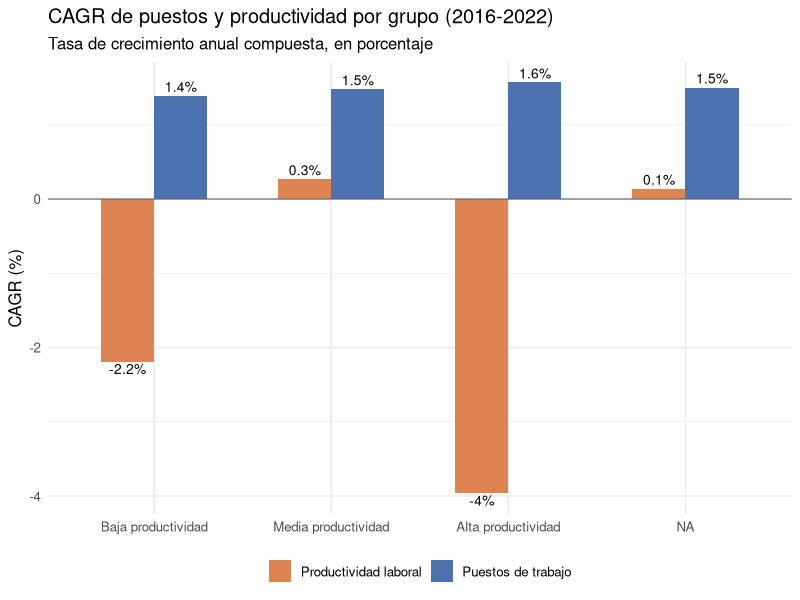

Here is the R script that generated this plot: (Note: this script raises an error after producing the figure.)
# =============================================================================
# Ciencia de Datos para Economía y Negocios — FCE-UBA
# TP Grupo 7 — Ascona Cortina Lucia | Maymo Skansi Joaquin
#
# Script 03 — Tests de hipótesis
#
# Estructura:
#   5.5  Test t pareado: participación salarial 2016 vs 2022
#   5.6  Correlaciones Spearman (globales)
#   5.7  Correlaciones Spearman por grupo de productividad
#   5.8  CAGR por grupo de productividad
#   5.9 DESCOMPOSICIÓN WITHIN/BETWEEN (SHIFT-SHARE)

# Input:  Input/base_analisis.csv
# Output: Output/tablas/correlaciones_global.csv
#         Output/tablas/correlaciones_grupos.csv
#         Output/tablas/cagr_por_grupo.csv
#         Output/tablas/shift_share_grupo.csv
# =============================================================================


# --- 0. Librerías -------------------------------------------------------------

library(tidyverse)
sectores <- read_csv("Input/base_analisis.csv", show_col_types = FALSE)

# =============================================================================
# 5.5 TEST T PAREADO: ¿cambió la participación salarial entre 2016 y 2022?
# =============================================================================

# Hipótesis:
#   H0: la participación salarial media no cambió entre 2016 y 2022
#   H1: sí cambió (test bilateral)
#
# Usamos el test pareado porque cada fila de 2016 y de 2022 corresponde
# al mismo sector — no son muestras independientes.

part_rta_2016 <- sectores |>
  filter(anio == 2016) |>
  arrange(sector) |>
  pull(part_rta)

part_rta_2022 <- sectores |>
  filter(anio == 2022) |>
  arrange(sector) |>
  pull(part_rta)

# Verificar que los sectores coincidan en orden antes de correr el test
sectores_ord_2016 <- sectores |> filter(anio == 2016) |> arrange(sector) |> pull(sector)
sectores_ord_2022 <- sectores |> filter(anio == 2022) |> arrange(sector) |> pull(sector)
stopifnot(all(sectores_ord_2016 == sectores_ord_2022))

test_pareado <- t.test(part_rta_2022, part_rta_2016, paired = TRUE)

cat("=== Test t pareado: participación salarial 2016 vs 2022 ===\n")
cat("H0: no hubo cambio en la participación salarial media\n")
cat("H1: sí hubo cambio\n\n")
cat("Media part_rta 2016:       ", round(mean(part_rta_2016, na.rm = TRUE), 4), "\n")
cat("Media part_rta 2022:       ", round(mean(part_rta_2022, na.rm = TRUE), 4), "\n")
cat("Diferencia media (d-barra):", round(test_pareado$estimate, 4), "\n")
cat("Estadístico t:             ", round(test_pareado$statistic, 3), "\n")
cat("Grados de libertad:        ", test_pareado$parameter, "\n")
cat("p-valor:                   ", format(test_pareado$p.value, scientific = TRUE), "\n")
cat("IC 95% de la diferencia:  [",
    round(test_pareado$conf.int[1], 4), ",",
    round(test_pareado$conf.int[2], 4), "]\n\n")

if (test_pareado$p.value < 0.05) {
  cat("Conclusión: rechazamos H0 al 5%. La participación salarial",
      "cambió significativamente entre 2016 y 2022.\n\n")
} else {
  cat("Conclusión: no rechazamos H0 al 5%. No hay evidencia suficiente",
      "de un cambio significativo en la participación salarial.\n\n")
}

# Nota: el test t pregunta si part_rta cambió en el tiempo (2016 → 2022).
# Un resultado no significativo a nivel global puede deberse a que el efecto
# es heterogéneo entre sectores. El test que sigue acota el análisis a los
# sectores de baja productividad para ver si la caída es más pronunciada ahí.
# Importante: este test responde una pregunta distinta a las correlaciones de
# Spearman — el test mira cambio temporal, Spearman mira asociación en el corte.


# --- 5.5.b Test t pareado — solo sectores de baja productividad --------------

# Acotamos el test a los sectores de baja productividad para ver si la caída
# en part_rta es más pronunciada dentro de ese grupo. Si la diferencia fuera
# mayor y más homogénea que en el test global, sería consistente con la
# hipótesis complementaria. Este test sigue midiendo cambio temporal,
# no asociación entre variables.

sectores_baja <- sectores |> filter(grupo_prod == "Baja productividad")

cat("Sectores incluidos en este test:\n")
print(unique(sectores_baja$sector))
cat("\n")

part_rta_baja_2016 <- sectores_baja |>
  filter(anio == 2016) |>
  arrange(sector) |>
  pull(part_rta)

part_rta_baja_2022 <- sectores_baja |>
  filter(anio == 2022) |>
  arrange(sector) |>
  pull(part_rta)

test_pareado_baja <- t.test(part_rta_baja_2022, part_rta_baja_2016, paired = TRUE)

cat("=== Test t pareado: participación salarial 2016 vs 2022 — baja productividad ===\n")
cat("H0: no hubo cambio en la participación salarial media\n")
cat("H1: sí hubo cambio\n\n")
cat("Media part_rta 2016:       ", round(mean(part_rta_baja_2016, na.rm = TRUE), 4), "\n")
cat("Media part_rta 2022:       ", round(mean(part_rta_baja_2022, na.rm = TRUE), 4), "\n")
cat("Diferencia media (d-barra):", round(test_pareado_baja$estimate, 4), "\n")
cat("Estadístico t:             ", round(test_pareado_baja$statistic, 3), "\n")
cat("Grados de libertad:        ", test_pareado_baja$parameter, "\n")
cat("p-valor:                   ", format(test_pareado_baja$p.value, scientific = TRUE), "\n")
cat("IC 95% de la diferencia:  [",
    round(test_pareado_baja$conf.int[1], 4), ",",
    round(test_pareado_baja$conf.int[2], 4), "]\n\n")

if (test_pareado_baja$p.value < 0.05) {
  cat("Conclusión: rechazamos H0 al 5%. En los sectores de baja productividad,",
      "la participación salarial cayó significativamente entre 2016 y 2022.\n\n")
} else {
  cat("Conclusión: no rechazamos H0 al 5%. No hay evidencia suficiente de una",
      "caída significativa en la participación salarial dentro de los sectores",
      "de baja productividad.\n\n")
}


# =============================================================================
# 5.6 CORRELACIONES SPEARMAN — análisis global
# =============================================================================

# Usamos cor.test() en lugar de cor() para obtener el p-valor y el IC.
# Spearman es más adecuado que Pearson porque la productividad tiene
# distribución asimétrica y la relación con el empleo puede ser no lineal.
#
# Hipótesis principal:
#   H0: rho = 0 (no hay asociación monótona entre productividad y composición del empleo)
#   H1: rho ≠ 0

cat("=== Correlaciones Spearman con test de significancia — muestra completa ===\n\n")

# 5.6.a Productividad ~ participación no asalariada (cuentapropismo)
ct_na <- cor.test(sectores$productividad, sectores$part_na,
                  method = "spearman", exact = FALSE)
cat("--- Productividad ~ part. no asalariada ---\n")
cat("Rho:", round(ct_na$estimate, 3),
    "  p-valor:", format(ct_na$p.value, scientific = TRUE),
    "  Significativa al 5%:", ifelse(ct_na$p.value < 0.05, "sí", "no"), "\n\n")

# 5.6.b Productividad ~ participación no registrada (informalidad)
ct_anr <- cor.test(sectores$productividad, sectores$part_anr,
                   method = "spearman", exact = FALSE)
cat("--- Productividad ~ part. no registrada ---\n")
cat("Rho:", round(ct_anr$estimate, 3),
    "  p-valor:", format(ct_anr$p.value, scientific = TRUE),
    "  Significativa al 5%:", ifelse(ct_anr$p.value < 0.05, "sí", "no"), "\n\n")

# 5.6.c Productividad ~ participación salarial (como referencia)
ct_rta <- cor.test(sectores$productividad, sectores$part_rta,
                   method = "spearman", exact = FALSE)
cat("--- Productividad ~ part. salarial (part_rta) ---\n")
cat("Rho:", round(ct_rta$estimate, 3),
    "  p-valor:", format(ct_rta$p.value, scientific = TRUE),
    "  Significativa al 5%:", ifelse(ct_rta$p.value < 0.05, "sí", "no"), "\n\n")

# Tabla resumen
tabla_cor_global <- tibble(
  relacion    = c("Productividad ~ part. no asalariada",
                  "Productividad ~ part. no registrada",
                  "Productividad ~ part. salarial"),
  rho         = c(round(ct_na$estimate,  3),
                  round(ct_anr$estimate, 3),
                  round(ct_rta$estimate, 3)),
  p_valor     = c(ct_na$p.value, ct_anr$p.value, ct_rta$p.value),
  sig_5pct    = p_valor < 0.05
)

cat("=== Tabla resumen — correlaciones globales ===\n")
print(tabla_cor_global)
cat("\n")


# =============================================================================
# 5.7 CORRELACIONES SPEARMAN — por grupo de productividad
# =============================================================================

# El profesor sugirió separar los ejercicios entre sectores de alta y baja
# productividad. Repetimos las correlaciones dentro de cada grupo para ver
# si la asociación se mantiene, se refuerza o desaparece al estratificar.

cat("=== Correlaciones Spearman por grupo de productividad ===\n\n")

grupos <- c("Baja productividad", "Media productividad", "Alta productividad")

tabla_cor_grupos <- map_dfr(grupos, function(g) {
  datos_g <- sectores |> filter(grupo_prod == g)
  
  ct_na_g  <- cor.test(datos_g$productividad, datos_g$part_na,
                       method = "spearman", exact = FALSE)
  ct_anr_g <- cor.test(datos_g$productividad, datos_g$part_anr,
                       method = "spearman", exact = FALSE)
  ct_rta_g <- cor.test(datos_g$productividad, datos_g$part_rta,
                       method = "spearman", exact = FALSE)
  
  tibble(
    grupo    = g,
    relacion = c("Productividad ~ part. no asalariada",
                 "Productividad ~ part. no registrada",
                 "Productividad ~ part. salarial"),
    rho      = c(round(ct_na_g$estimate,  3),
                 round(ct_anr_g$estimate, 3),
                 round(ct_rta_g$estimate, 3)),
    p_valor  = c(ct_na_g$p.value, ct_anr_g$p.value, ct_rta_g$p.value),
    sig_5pct = p_valor < 0.05
  )
})

print(tabla_cor_grupos)
cat("\n")

# Interpretación de los resultados:
#
# Importante: las correlaciones de Spearman miden asociación en el corte
# transversal (¿los sectores con mayor productividad tienen mayor/menor
# part_rta, part_na, part_anr?). No miden cambio en el tiempo — eso lo
# hace el test t pareado. Son preguntas distintas y los resultados no
# se confirman ni se contradicen entre sí.
#
# Nota sobre los p-valores por grupo: cada grupo tiene ~5 sectores x 2
# períodos = ~10 observaciones. Con ese n el poder estadístico es muy bajo,
# igual que en el test t pareado de 5.5.b. Por eso los rhos se reportan
# como evidencia descriptiva de la fuerza y dirección de la asociación,
# sin afirmar significancia estadística dentro de los grupos.
#
# BAJA PRODUCTIVIDAD
#   - Productividad ~ part_na: rho = +0.48. Dentro del grupo, los sectores
#     relativamente más productivos tienen más cuentapropismo. Es un efecto
#     de composición interna del grupo; vale leerlo junto con las
#     visualizaciones para entender qué sectores traccionan este resultado.
#   - Productividad ~ part_anr: rho = -0.18. Asociación débil y negativa,
#     sin señal clara entre productividad e informalidad dentro del grupo.
#   - Productividad ~ part_rta: rho = -0.90. La asociación más fuerte de
#     toda la tabla. Dentro de los sectores de baja productividad, los
#     relativamente más productivos destinan una fracción menor de su VAB
#     a salarios. Es un resultado descriptivo robusto aunque el n sea chico.
#
# MEDIA PRODUCTIVIDAD
#   - Ningún rho supera 0.31 en valor absoluto. No hay señal clara dentro
#     de este grupo; la dinámica productividad-empleo parece más homogénea
#     en los sectores intermedios.
#
# ALTA PRODUCTIVIDAD
#   - Productividad ~ part_na: rho = -0.70. Los sectores más productivos
#     dentro del grupo tienen menos cuentapropismo, en línea con lo esperado
#     por la hipótesis principal.
#   - Productividad ~ part_anr y ~ part_rta: rhos bajos, sin señal clara.


# =============================================================================
# 5.8 CAGR POR GRUPO DE PRODUCTIVIDAD
# =============================================================================

# La tasa de crecimiento anual compuesta (CAGR) permite comparar el ritmo
# de expansión de puestos y productividad entre grupos en el período 2016-2022
# (6 años). CAGR = (valor_final / valor_inicial)^(1/n) - 1
#
# Si el empleo se hubiera desplazado hacia sectores de menor productividad,
# esperaríamos ver un CAGR de puestos claramente mayor en baja productividad.
# Los resultados muestran que los tres grupos crecieron a tasas muy similares
# (~1.4-1.6% anual), lo que no confirma ese desplazamiento. Lo que sí aparece
# es una caída generalizada de productividad, más pronunciada en alta (-4% anual).

# --- 5.8.a Calcular CAGR por sector ------------------------------------------

cagr_sectores <- sectores |>
  filter(anio %in% c(2016, 2022)) |>
  select(sector, grupo_prod, anio, puestos_total, productividad) |>
  pivot_wider(
    names_from  = anio,
    values_from = c(puestos_total, productividad)
  ) |>
  mutate(
    cagr_puestos = (puestos_total_2022 / puestos_total_2016)^(1/6) - 1,
    cagr_prod    = (productividad_2022  / productividad_2016)^(1/6)  - 1
  )

cat("=== CAGR por sector (2016-2022) ===\n")
cagr_sectores |>
  select(sector, grupo_prod, cagr_puestos, cagr_prod) |>
  mutate(across(c(cagr_puestos, cagr_prod), ~ round(. * 100, 2))) |>
  arrange(grupo_prod, desc(cagr_puestos)) |>
  print()
cat("\n")

# --- 5.8.b Promedios por grupo ------------------------------------------------

cagr_por_grupo <- cagr_sectores |>
  group_by(grupo_prod) |>
  summarise(
    n_sectores         = n(),
    cagr_puestos_medio = mean(cagr_puestos, na.rm = TRUE),
    cagr_prod_medio    = mean(cagr_prod,    na.rm = TRUE),
    .groups = "drop"
  ) |>
  mutate(
    grupo_prod = factor(grupo_prod,
                        levels = c("Baja productividad",
                                   "Media productividad",
                                   "Alta productividad"))
  ) |>
  arrange(grupo_prod)

cat("=== CAGR promedio por grupo de productividad ===\n")
cagr_por_grupo |>
  mutate(across(c(cagr_puestos_medio, cagr_prod_medio), ~ round(. * 100, 2))) |>
  print()
cat("\n")

# --- 5.8.c Gráfico: CAGR de puestos y productividad por grupo ----------------

cagr_largo <- cagr_por_grupo |>
  pivot_longer(
    cols      = c(cagr_puestos_medio, cagr_prod_medio),
    names_to  = "variable",
    values_to = "cagr"
  ) |>
  mutate(
    variable = recode(variable,
                      "cagr_puestos_medio" = "Puestos de trabajo",
                      "cagr_prod_medio"    = "Productividad laboral"),
    etiqueta = paste0(round(cagr * 100, 1), "%")
  )

ggplot(cagr_largo, aes(x = grupo_prod, y = cagr * 100, fill = variable)) +
  geom_col(position = "dodge", width = 0.6) +
  geom_text(aes(label = etiqueta),
            position = position_dodge(width = 0.6),
            vjust     = ifelse(cagr_largo$cagr >= 0, -0.4, 1.2),
            size      = 3.5) +
  geom_hline(yintercept = 0, linewidth = 0.4, color = "grey40") +
  scale_fill_manual(values = c("Puestos de trabajo"    = "#4C72B0",
                               "Productividad laboral" = "#DD8452")) +
  labs(
    title    = "CAGR de puestos y productividad por grupo (2016-2022)",
    subtitle = "Tasa de crecimiento anual compuesta, en porcentaje",
    x        = NULL,
    y        = "CAGR (%)",
    fill     = NULL
  ) +
  theme_minimal(base_size = 12) +
  theme(legend.position = "bottom")


# =============================================================================
# 5.9 DESCOMPOSICIÓN WITHIN/BETWEEN (SHIFT-SHARE)
# =============================================================================

# El cambio en la participación salarial agregada (part_rta) puede venir de
# dos fuentes:
#
#   BETWEEN: el empleo se reasignó entre sectores. Si los trabajadores se
#   fueron a sectores con menor part_rta, eso baja el agregado aunque cada
#   sector internamente no haya cambiado nada.
#
#   WITHIN: cada sector cambió su propia part_rta. Si la participación
#   salarial cayó dentro de los sectores, eso baja el agregado aunque la
#   distribución del empleo no se haya movido.
#
# Fórmula:
#   Within  = Σ share_2016 × (part_rta_2022 - part_rta_2016)
#   Between = Σ part_rta_2016 × (share_2022 - share_2016)
#   Total   = Within + Between
#
# Esto es aritmética pura, no inferencia estadística. No hay p-valores ni
# supuestos distribucionales, así que el problema del n chico no aplica.
# El resultado cuantifica directamente lo que ya se observó en el CAGR y
# en los shares: si el término between es cercano a cero, confirma que el
# desplazamiento de empleo entre sectores no explica la caída en part_rta.

# --- 5.9.a Construir tabla base -----------------------------------------------

# Calculamos el total de puestos por año para obtener los shares de empleo
puestos_totales <- sectores |>
  group_by(anio) |>
  summarise(puestos_economia = sum(puestos_total, na.rm = TRUE), .groups = "drop")

shift_share_base <- sectores |>
  filter(anio %in% c(2016, 2022)) |>
  left_join(puestos_totales, by = "anio") |>
  mutate(share_empleo = puestos_total / puestos_economia) |>
  select(sector, grupo_prod, anio, part_rta, share_empleo) |>
  pivot_wider(
    names_from  = anio,
    values_from = c(part_rta, share_empleo)
  )

# --- 5.9.b Calcular términos within y between por sector ---------------------

shift_share <- shift_share_base |>
  mutate(
    within  = share_empleo_2016 * (part_rta_2022 - part_rta_2016),
    between = part_rta_2016     * (share_empleo_2022 - share_empleo_2016)
  )

cat("=== Descomposición within/between por sector ===\n")
shift_share |>
  select(sector, grupo_prod, within, between) |>
  mutate(
    total   = within + between,
    across(c(within, between, total), ~ round(. * 100, 3))
  ) |>
  arrange(grupo_prod) |>
  print()
cat("\n")

# --- 5.9.c Agregado total de la economía -------------------------------------

total_within  <- sum(shift_share$within,  na.rm = TRUE)
total_between <- sum(shift_share$between, na.rm = TRUE)
total_cambio  <- total_within + total_between

cat("=== Descomposición agregada (economía total) ===\n")
cat("Cambio total en part_rta:", round(total_cambio  * 100, 3), "p.p.\n")
cat("  Del cual Within:       ", round(total_within  * 100, 3), "p.p. (",
    round(total_within  / total_cambio * 100, 1), "% del total)\n")
cat("  Del cual Between:      ", round(total_between * 100, 3), "p.p. (",
    round(total_between / total_cambio * 100, 1), "% del total)\n\n")

# --- 5.9.d Agregado por grupo de productividad --------------------------------

shift_share_grupo <- shift_share |>
  group_by(grupo_prod) |>
  summarise(
    within_grupo  = sum(within,  na.rm = TRUE),
    between_grupo = sum(between, na.rm = TRUE),
    total_grupo   = within_grupo + between_grupo,
    .groups = "drop"
  ) |>
  mutate(
    grupo_prod = factor(grupo_prod,
                        levels = c("Baja productividad",
                                   "Media productividad",
                                   "Alta productividad"))
  ) |>
  arrange(grupo_prod)

cat("=== Descomposición por grupo de productividad ===\n")
shift_share_grupo |>
  mutate(across(c(within_grupo, between_grupo, total_grupo),
                ~ round(. * 100, 3))) |>
  print()
cat("\n")

# Interpretación de los resultados:
#
# El cambio total en part_rta fue de -6.8 p.p. en la economía privada entre
# 2016 y 2022. La descomposición muestra que:
#
#   - 90% (−6.1 p.p.) es WITHIN: ocurrió dentro de cada sector. Los propios
#     sectores destinaron menos de su VAB a salarios formales, independiente-
#     mente de si ganaron o perdieron trabajadores.
#
#   - 10% (−0.7 p.p.) es BETWEEN: se explica por reasignación de empleo entre
#     sectores. Este término es cercano a cero, lo que confirma matemáticamente
#     que el desplazamiento de empleo entre sectores no explica la caída.
#
# Por grupo:
#   - Media productividad explica la mayor parte de la caída total (−5.4 p.p.),
#     traccionada principalmente por Industria manufacturera y Comercio.
#   - Baja productividad aporta −2.1 p.p., también mayormente within. Hogares
#     privados con servicio doméstico tiene un between grande (−1.28 p.p.)
#     porque ese sector perdió peso relativo en el empleo total.
#   - Alta productividad es el único grupo con contribución positiva (+0.7 p.p.),
#     es decir, en ese grupo part_rta subió levemente.
#
# Conclusión: la hipótesis original (desplazamiento de empleo hacia sectores
# de baja productividad) no encuentra respaldo en los datos — el término
# between es solo el 10% del cambio total. Lo que sí aparece es un deterioro
# transversal de la participación salarial que ocurrió dentro de los sectores,
# especialmente en los de media productividad.

# Exportar tablas
write_csv(tabla_cor_global,  "Output/tablas/correlaciones_global.csv")
write_csv(tabla_cor_grupos,  "Output/tablas/correlaciones_grupos.csv")
write_csv(cagr_por_grupo,    "Output/tablas/cagr_por_grupo.csv")
write_csv(shift_share_grupo, "Output/tablas/shift_share_grupo.csv")
